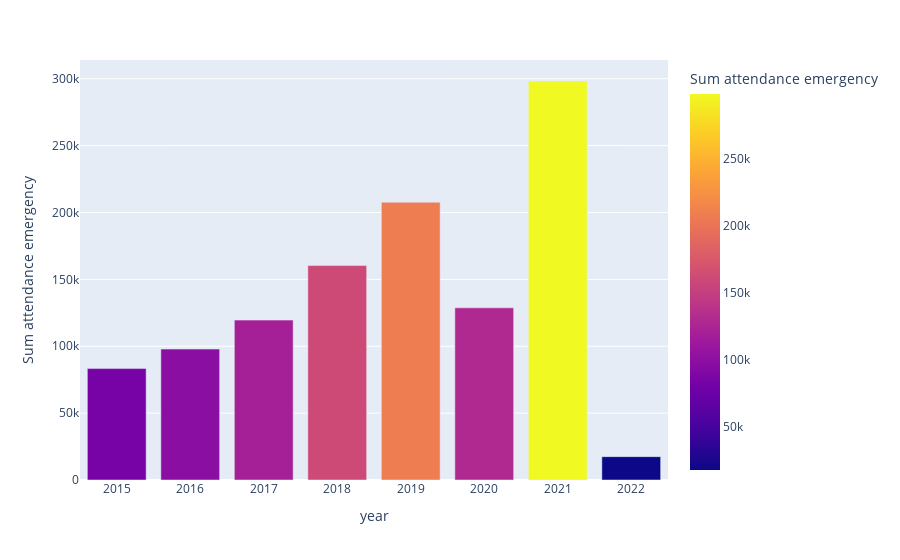
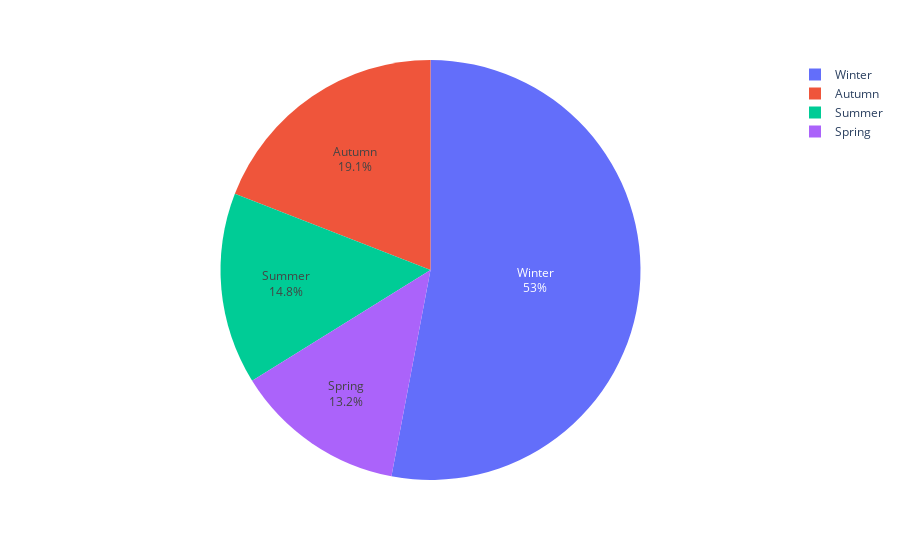
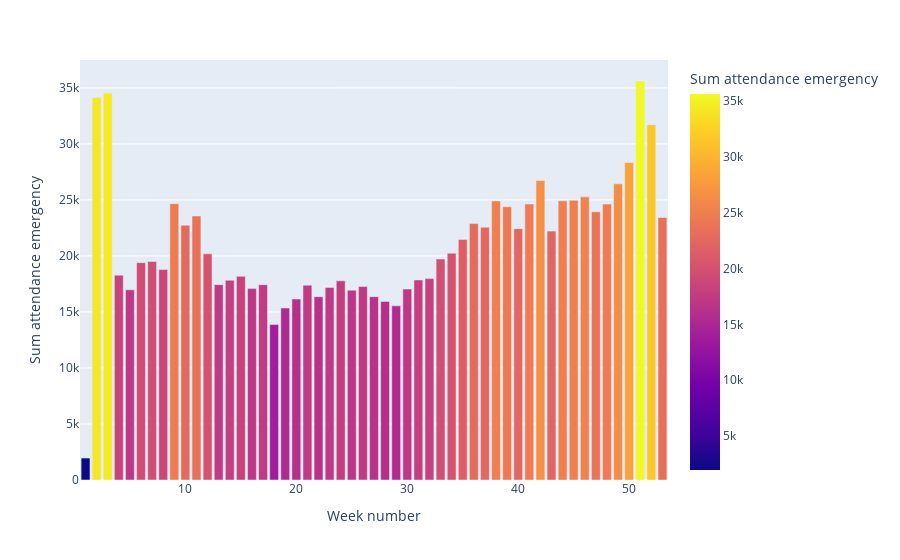
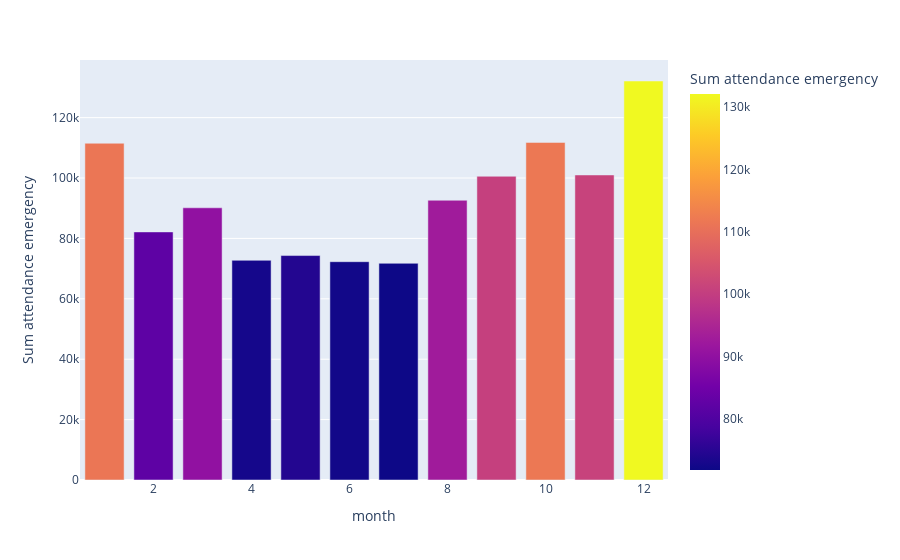

The code cell stored with these charts, in order, in its notebook:
### Code cell
header=st.beta_container()
dataset=st.beta_container()
features=st.beta_container()
features1=st.beta_container()
features2=st.beta_container()
features3=st.beta_container()
model_training=st.beta_container()

with header:
  st.title("Welcome to the predictions lab")
  st.text("In this lab you can costumise your graphs and see the predictions")

with dataset:
  st.header("Attendance in emergency at Scotland hospitals dataset")
  st.text("This a case about the attendance in emergency rooms in the hospitals of Scotland")

  emergency_data= pd.read_csv("datos-emergencia-escocia3.csv")
  st.write(emergency_data.head())
    
with features:
  st.header("Attendance por año y estaciones")
  st.text("Overview de las distribuciones por año y estaciones")

  sel_col, disp_col = st.beta_columns(2)  
    
  st.subheader("Attendance en emergencias por año")
  df = pd.read_csv("datos-emergencia-escocia3.csv",parse_dates=[0])
  dfsize2=df.groupby(["year"]).sum()["Sum attendance emergency"].reset_index()
  fig1 = px.bar(dfsize2, y='Sum attendance emergency',color="Sum attendance emergency",x="year",height=1000)
  fig1.show()

  st.subheader("Attendance por emergencias por estaciones del año")
  dfsize3=df.groupby(["Season2"]).sum()["Sum attendance emergency"].reset_index()
  fig2 = px.pie(dfsize3.reset_index(), values='Sum attendance emergency', names='Season2')
  fig2.update_traces(textposition='inside', textinfo='percent+label')
  fig2.show()

with features1:
  st.header("Attendance por franjas de tiempo menores")
  st.text("Overview por semanas y meses del año")

  st.markdown("*Esta es una descripción más a detalle que la anterior")

  sel_col, disp_col = st.beta_columns(2) 
  
  st.subheader("Attendance por semanas del año")
  dfsize4=df.groupby(["Week number"]).sum()["Sum attendance emergency"].reset_index()
  fig3 = px.bar(dfsize4, y='Sum attendance emergency',color="Sum attendance emergency",x="Week number",height=1000)
  fig3.show()

  st.subheader("Attendance por meses del año")
  dfsize5=df.groupby(["month"]).sum()["Sum attendance emergency"].reset_index()
  fig4 = px.bar(dfsize5, y='Sum attendance emergency',color="Sum attendance emergency",x="month",height=1000)
  fig4.show()


with features2:
  st.header("Attendance per location per year before and after COVID")
  st.text("Overview de las attendance antes y luego del COVID")

  st.markdown("*Esta es una descripción para ver como era el flujo de capacidad en emergencias")

  sel_col, disp_col = st.beta_columns(2) 

  st.subheader("Attendance per location per year before 2020")
  dfafter_2015 = (df['year'] > 2014) & (df['year'] < 2020)
  filtered_df2015=df.loc[dfafter_2015]
  dfsize2015=filtered_df2015.groupby(["year","Location_Name"]).sum()["Sum attendance emergency"].reset_index()
  options = ['Aberdeen Royal Infirmary', 'Forth Valley Royal Hospital',"Glasgow Royal Infirmary","Hairmyres Hospital","Queen Elizabeth University Hospital","Royal Alexandra Hospital","Royal Infirmary Of Edinburgh At Little France","Wishaw General Hospital"]  
  top_hospitals_2015 = dfsize2015.loc[dfsize2015['Location_Name'].isin(options)]
  fig_top_hospitals_2015 = px.sunburst(top_hospitals_2015, path=['year', 'Location_Name'], values='Sum attendance emergency')
  fig_top_hospitals_2015.show()

  st.subheader("Attendance per location in 2020")
  dfafter_2020 = (df['year'] > 2019) & (df['year'] < 2022)
  filtered_df2020=df.loc[dfafter_2020] 
  dfsize2020=filtered_df2020.groupby(["year","Location_Name"]).sum()["Sum attendance emergency"].reset_index()
  withoutNHS_df = dfsize2020[dfsize2020['Location_Name'] != 'NHSScotland']
  fig_dfsize2020 = px.bar(withoutNHS_df , x='Sum attendance emergency',color="Sum attendance emergency",y="Location_Name",height=1000)
  fig_dfsize2020.show()
    
    
with features3:
  st.header("Animation of attendance per location per year after 2020 without NHSScotland")
  st.text("Overview de las attendance antes del COVID")

  st.markdown("*Esta es una descripción para ver como era el flujo de capacidad en emergencias")
      
  fig2015_animation = px.bar(top_hospitals_2015, x="Location_Name", y="Sum attendance emergency", color="Location_Name",
  animation_frame="year", animation_group="Location_Name", range_y=[1,30000],height=500, width=1000)
  fig2015_animation.show()

    
    
with model_training:
  st.header("Training the model")
  st.text("let see the prediccions by week")

### Figure 1 — Plotly figure (JSON) as saved in the notebook; plotly's stock layout.template omitted (floating-point values rounded to 4 significant figures)
{"data": [{"alignmentgroup": "True", "hovertemplate": "year=%{x}<br>Sum attendance emergency=%{marker.color}<extra></extra>", "legendgroup": "", "marker": {"color": [83299, 97866, 119538, 160310, 207642, 128690, 298311, 17464], "coloraxis": "coloraxis", "pattern": {"shape": ""}}, "name": "", "offsetgroup": "", "orientation": "v", "showlegend": false, "textposition": "auto", "type": "bar", "x": [2015, 2016, 2017, 2018, 2019, 2020, 2021, 2022], "xaxis": "x", "y": [83299, 97866, 119538, 160310, 207642, 128690, 298311, 17464], "yaxis": "y"}], "layout": {"autosize": true, "barmode": "relative", "coloraxis": {"colorbar": {"title": {"text": "Sum attendance emergency"}}, "colorscale": [[0, "#0d0887"], [0.1111, "#46039f"], [0.2222, "#7201a8"], [0.3333, "#9c179e"], [0.4444, "#bd3786"], [0.5556, "#d8576b"], [0.6667, "#ed7953"], [0.7778, "#fb9f3a"], [0.8889, "#fdca26"], [1, "#f0f921"]]}, "legend": {"tracegroupgap": 0}, "margin": {"t": 60}, "xaxis": {"anchor": "y", "autorange": true, "domain": [0, 1], "range": [2014.0, 2022.0], "title": {"text": "year"}, "type": "linear"}, "yaxis": {"anchor": "x", "autorange": true, "domain": [0, 1], "range": [0, 314000.0], "title": {"text": "Sum attendance emergency"}, "type": "linear"}}}

### Figure 2 — Plotly figure (JSON) as saved in the notebook; plotly's stock layout.template omitted (floating-point values rounded to 4 significant figures)
{"data": [{"domain": {"x": [0, 1], "y": [0, 1]}, "hovertemplate": "Season2=%{label}<br>Sum attendance emergency=%{value}<extra></extra>", "labels": ["Autumn", "Spring", "Summer", "Winter"], "legendgroup": "", "name": "", "showlegend": true, "textinfo": "percent+label", "textposition": "inside", "type": "pie", "values": [212380, 146623, 164402, 589715]}], "layout": {"autosize": true, "legend": {"tracegroupgap": 0}, "margin": {"t": 60}}}

### Figure 3 — Plotly figure (JSON) as saved in the notebook; plotly's stock layout.template omitted (floating-point values rounded to 4 significant figures)
{"data": [{"alignmentgroup": "True", "hovertemplate": "Week number=%{x}<br>Sum attendance emergency=%{marker.color}<extra></extra>", "legendgroup": "", "marker": {"color": [1960, 34144, 34532, 18285, 16979, 19399, 19500, 18779, 24663, 22737, 23560, 20185, 17437, 17827, 18176, 17103, 17434, 13869, 15349, 16149, 17388, 16358, 17189, 17775, 16941, 17263, 16360, 15940, 15543, 17038, 17856, 17975, 19720, 20243, 21472, 22887, 22562, 24905, 24387, 22435, 24633, 26733, 22214, 24914, 24963, 25272, 23936, 24630, 26438, 28333, 35612, 31712, 23426], "coloraxis": "coloraxis", "pattern": {"shape": ""}}, "name": "", "offsetgroup": "", "orientation": "v", "showlegend": false, "textposition": "auto", "type": "bar", "x": [1, 2, 3, 4, 5, 6, 7, 8, 9, 10, 11, 12, 13, 14, 15, 16, 17, 18, 19, 20, 21, 22, 23, 24, 25, 26, 27, 28, 29, 30, 31, 32, 33, 34, 35, 36, 37, 38, 39, 40, 41, 42, 43, 44, 45, 46, 47, 48, 49, 50, 51, 52, 53], "xaxis": "x", "y": [1960, 34144, 34532, 18285, 16979, 19399, 19500, 18779, 24663, 22737, 23560, 20185, 17437, 17827, 18176, 17103, 17434, 13869, 15349, 16149, 17388, 16358, 17189, 17775, 16941, 17263, 16360, 15940, 15543, 17038, 17856, 17975, 19720, 20243, 21472, 22887, 22562, 24905, 24387, 22435, 24633, 26733, 22214, 24914, 24963, 25272, 23936, 24630, 26438, 28333, 35612, 31712, 23426], "yaxis": "y"}], "layout": {"autosize": true, "barmode": "relative", "coloraxis": {"colorbar": {"title": {"text": "Sum attendance emergency"}}, "colorscale": [[0, "#0d0887"], [0.1111, "#46039f"], [0.2222, "#7201a8"], [0.3333, "#9c179e"], [0.4444, "#bd3786"], [0.5556, "#d8576b"], [0.6667, "#ed7953"], [0.7778, "#fb9f3a"], [0.8889, "#fdca26"], [1, "#f0f921"]]}, "legend": {"tracegroupgap": 0}, "margin": {"t": 60}, "xaxis": {"anchor": "y", "autorange": true, "domain": [0, 1], "range": [0.5, 53.5], "title": {"text": "Week number"}, "type": "linear"}, "yaxis": {"anchor": "x", "autorange": true, "domain": [0, 1], "range": [0, 37490.0], "title": {"text": "Sum attendance emergency"}, "type": "linear"}}}

### Figure 4 — Plotly figure (JSON) as saved in the notebook; plotly's stock layout.template omitted (floating-point values rounded to 4 significant figures)
{"data": [{"alignmentgroup": "True", "hovertemplate": "month=%{x}<br>Sum attendance emergency=%{marker.color}<extra></extra>", "legendgroup": "", "marker": {"color": [111514, 82158, 90142, 72755, 74327, 72296, 71763, 92639, 100581, 111799, 101014, 132132], "coloraxis": "coloraxis", "pattern": {"shape": ""}}, "name": "", "offsetgroup": "", "orientation": "v", "showlegend": false, "textposition": "auto", "type": "bar", "x": [1, 2, 3, 4, 5, 6, 7, 8, 9, 10, 11, 12], "xaxis": "x", "y": [111514, 82158, 90142, 72755, 74327, 72296, 71763, 92639, 100581, 111799, 101014, 132132], "yaxis": "y"}], "layout": {"autosize": true, "barmode": "relative", "coloraxis": {"colorbar": {"title": {"text": "Sum attendance emergency"}}, "colorscale": [[0, "#0d0887"], [0.1111, "#46039f"], [0.2222, "#7201a8"], [0.3333, "#9c179e"], [0.4444, "#bd3786"], [0.5556, "#d8576b"], [0.6667, "#ed7953"], [0.7778, "#fb9f3a"], [0.8889, "#fdca26"], [1, "#f0f921"]]}, "legend": {"tracegroupgap": 0}, "margin": {"t": 60}, "xaxis": {"anchor": "y", "autorange": true, "domain": [0, 1], "range": [0.5, 12.5], "title": {"text": "month"}, "type": "linear"}, "yaxis": {"anchor": "x", "autorange": true, "domain": [0, 1], "range": [0, 139100.0], "title": {"text": "Sum attendance emergency"}, "type": "linear"}}}
